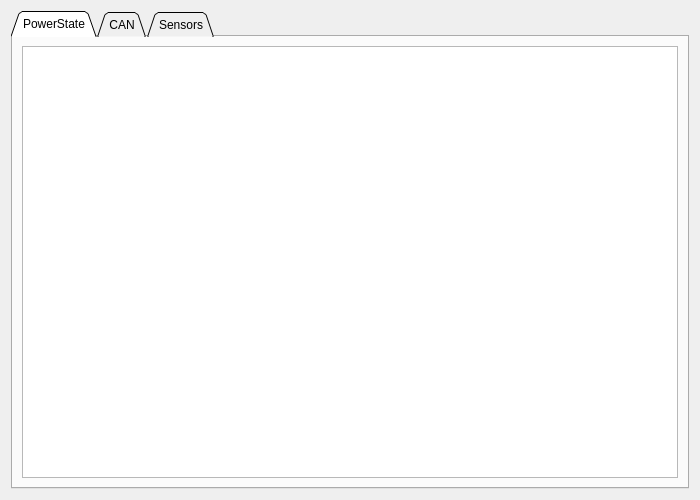
<?xml version="1.0" encoding="UTF-8"?>
<ui version="4.0">
 <class>PageMasterGeneral</class>
 <widget class="QWidget" name="PageMasterGeneral">
  <property name="geometry">
   <rect>
    <x>0</x>
    <y>0</y>
    <width>700</width>
    <height>500</height>
   </rect>
  </property>
  <property name="windowTitle">
   <string>Form</string>
  </property>
  <layout class="QVBoxLayout" name="verticalLayout">
   <item>
    <widget class="QTabWidget" name="tabWidget">
     <property name="tabShape">
      <enum>QTabWidget::Triangular</enum>
     </property>
     <property name="currentIndex">
      <number>0</number>
     </property>
     <widget class="QWidget" name="PowerState">
      <attribute name="title">
       <string>PowerState</string>
      </attribute>
      <layout class="QVBoxLayout" name="verticalLayout_2">
       <item>
        <widget class="ParamTable" name="powerStateTab"/>
       </item>
      </layout>
     </widget>
     <widget class="QWidget" name="CAN">
      <attribute name="title">
       <string>CAN</string>
      </attribute>
      <layout class="QVBoxLayout" name="verticalLayout_3">
       <item>
        <widget class="ParamTable" name="canTab"/>
       </item>
      </layout>
     </widget>
     <widget class="QWidget" name="TemperatureSensors">
      <attribute name="title">
       <string>Sensors</string>
      </attribute>
      <layout class="QVBoxLayout" name="verticalLayout_4">
       <item>
        <widget class="ParamTable" name="masterSensorsTab"/>
       </item>
      </layout>
     </widget>
    </widget>
   </item>
  </layout>
 </widget>
 <customwidgets>
  <customwidget>
   <class>ParamTable</class>
   <extends>QTableWidget</extends>
   <header>widgets/paramtable.h</header>
  </customwidget>
 </customwidgets>
 <resources/>
 <connections/>
</ui>
